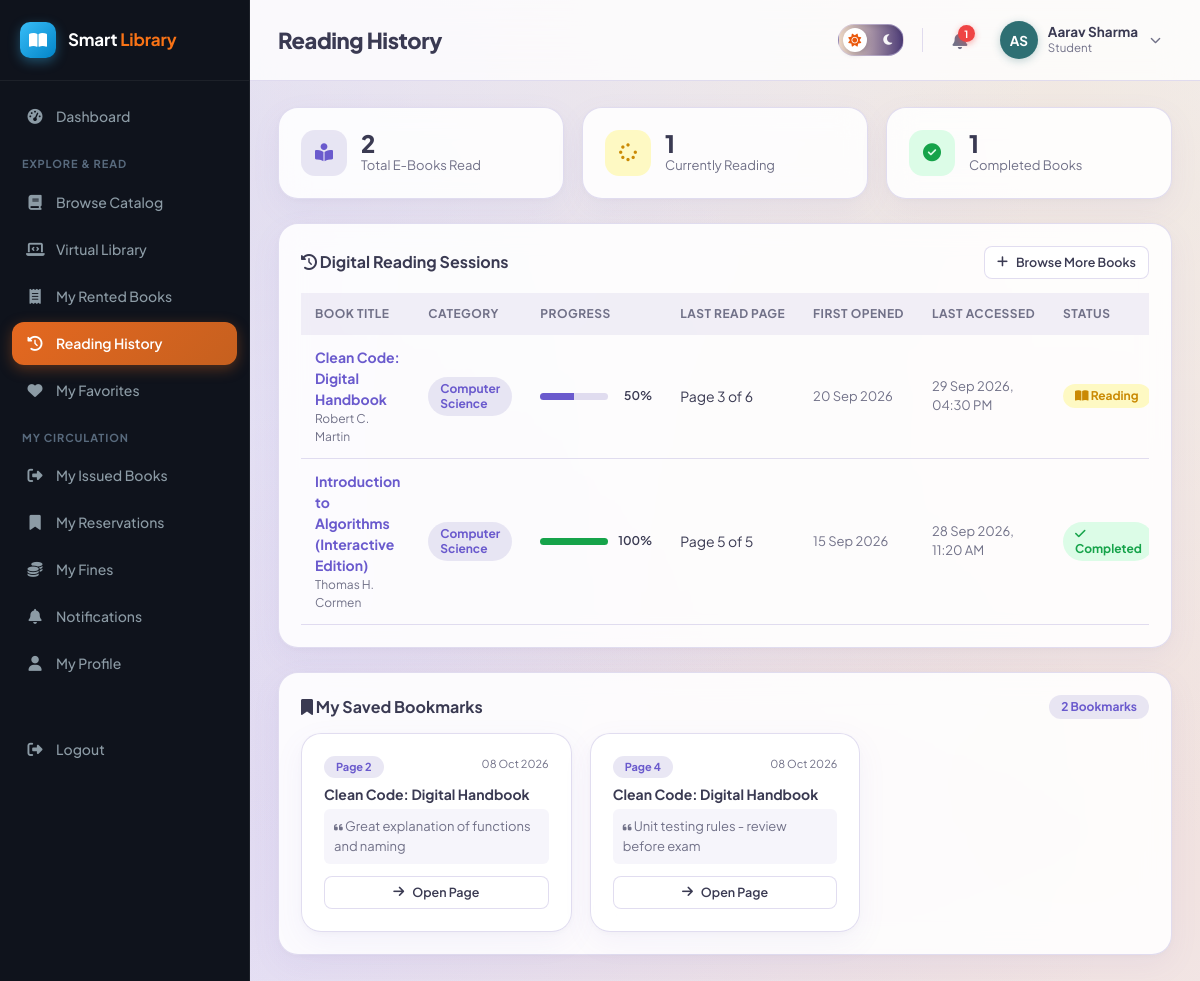
Page /student/reading-history.php (signed in) on the committed database.
### tables this page shows
CREATE TABLE reading_history (
    id INT AUTO_INCREMENT PRIMARY KEY,
    student_id INT NOT NULL,
    digital_book_id INT NOT NULL,
    first_accessed_at TIMESTAMP DEFAULT CURRENT_TIMESTAMP,
    last_accessed_at TIMESTAMP DEFAULT CURRENT_TIMESTAMP ON UPDATE CURRENT_TIMESTAMP,
    last_page INT NOT NULL DEFAULT 1,
    total_pages INT NOT NULL DEFAULT 1,
    progress_percent DECIMAL(5,2) NOT NULL DEFAULT 0.00,
    reading_status ENUM('reading','completed') NOT NULL DEFAULT 'reading',
    created_at TIMESTAMP DEFAULT CURRENT_TIMESTAMP,
    updated_at TIMESTAMP DEFAULT CURRENT_TIMESTAMP ON UPDATE CURRENT_TIMESTAMP,
    UNIQUE KEY uniq_stu_dbook (student_id, digital_book_id),
    FOREIGN KEY (student_id) REFERENCES students(id) ON DELETE CASCADE,
    FOREIGN KEY (digital_book_id) REFERENCES digital_books(id) ON DELETE CASCADE,
    INDEX idx_rh_stu (student_id),
    INDEX idx_rh_book (digital_book_id)
);

CREATE TABLE digital_books (
    id INT AUTO_INCREMENT PRIMARY KEY,
    book_id INT NULL,
    title VARCHAR(200) NOT NULL,
    author_id INT NULL,
    author_name VARCHAR(150) NULL,
    category_id INT NULL,
    publisher_id INT NULL,
    isbn VARCHAR(30) NULL,
    ia_id VARCHAR(100) NULL,
    publication_year INT NULL,
    edition VARCHAR(30) DEFAULT '1st',
    language VARCHAR(40) DEFAULT 'English',
    pages INT DEFAULT 10,
    description TEXT NULL,
    cover_image VARCHAR(255) NULL,
    file_path VARCHAR(255) NOT NULL,
    file_format VARCHAR(20) NOT NULL DEFAULT 'PDF',
    file_size_kb INT DEFAULT 0,
    access_type ENUM('free','restricted','open_access') NOT NULL DEFAULT 'free',
    license_info VARCHAR(255) DEFAULT 'Open Educational Resource / Demonstration',
    view_count INT NOT NULL DEFAULT 0,
    read_count INT NOT NULL DEFAULT 0,
    status ENUM('active','inactive') NOT NULL DEFAULT 'active',
    created_at TIMESTAMP DEFAULT CURRENT_TIMESTAMP,
    updated_at TIMESTAMP DEFAULT CURRENT_TIMESTAMP ON UPDATE CURRENT_TIMESTAMP,
    FOREIGN KEY (book_id) REFERENCES books(id) ON DELETE SET NULL,
    FOREIGN KEY (author_id) REFERENCES authors(id) ON DELETE SET NULL,
    FOREIGN KEY (category_id) REFERENCES categories(id) ON DELETE SET NULL,
    FOREIGN KEY (publisher_id) REFERENCES publishers(id) ON DELETE SET NULL,
    INDEX idx_dtitle (title),
    INDEX idx_dcat (category_id),
    INDEX idx_dauthor (author_id),
    INDEX idx_dstatus (status),
    INDEX idx_disbn (isbn),
    INDEX idx_dia (ia_id)
);

CREATE TABLE categories (
    id INT AUTO_INCREMENT PRIMARY KEY,
    name VARCHAR(100) NOT NULL UNIQUE,
    description VARCHAR(255) DEFAULT NULL
);

CREATE TABLE bookmarks (
    id INT AUTO_INCREMENT PRIMARY KEY,
    student_id INT NOT NULL,
    digital_book_id INT NOT NULL,
    page_number INT NOT NULL DEFAULT 1,
    note VARCHAR(255) NULL,
    created_at TIMESTAMP DEFAULT CURRENT_TIMESTAMP,
    FOREIGN KEY (student_id) REFERENCES students(id) ON DELETE CASCADE,
    FOREIGN KEY (digital_book_id) REFERENCES digital_books(id) ON DELETE CASCADE,
    INDEX idx_bm_stubook (student_id, digital_book_id)
);

### includes/functions.php (called while the page is built, shortened)
<?php
function e($value) {
    return htmlspecialchars($value ?? '', ENT_QUOTES, 'UTF-8');
}
function fmtDate($date) {
    return date('d M Y', strtotime($date));
}

### student/reading-history.php (the view, shortened to what this page needs)
<?php
require_once __DIR__ . '/../includes/functions.php';
require_once __DIR__ . '/../includes/auth-check.php';
$stu = $pdo->prepare("SELECT id FROM students WHERE user_id = ?");
$stu->execute([$_SESSION['user_id']]);
$studentId = (int)$stu->fetchColumn();
$stmt = $pdo->prepare("
    SELECT rh.*, db.title, db.pages, db.language, db.cover_image, db.access_type,
           c.name AS category_name, COALESCE(a.name, db.author_name) AS author_name
    FROM reading_history rh
    JOIN digital_books db ON db.id = rh.digital_book_id
    LEFT JOIN categories c ON c.id = db.category_id
    LEFT JOIN authors a ON a.id = db.author_id
    WHERE rh.student_id = ?
    ORDER BY rh.last_accessed_at DESC
");
$stmt->execute([$studentId]);
$history = $stmt->fetchAll();
$bmStmt = $pdo->prepare("
    SELECT b.*, db.title AS book_title, c.name AS category_name
    FROM bookmarks b
    JOIN digital_books db ON db.id = b.digital_book_id
    LEFT JOIN categories c ON c.id = db.category_id
    WHERE b.student_id = ?
    ORDER BY b.created_at DESC
");
$bmStmt->execute([$studentId]);
$allBookmarks = $bmStmt->fetchAll();
$totalBooksRead = count($history);
$completedBooks = count(array_filter($history, fn($h) => $h['reading_status'] === 'completed' || (float)$h['progress_percent'] >= 99.0));
$inProgressBooks = $totalBooksRead - $completedBooks;
include __DIR__ . '/../includes/header.php';
?>
<div class="grid grid-3" style="margin-bottom:24px;">
    <div class="card stat-card">
        <div class="icon blue"><i class="fa-solid fa-book-open-reader"></i></div>
        <div>
            <div class="num"><?= $totalBooksRead ?></div>
            <div class="label">Total E-Books Read</div>
        </div>
    </div>
    <div class="card stat-card">
        <div class="icon yellow"><i class="fa-solid fa-spinner"></i></div>
        <div>
            <div class="num"><?= $inProgressBooks ?></div>
            <div class="label">Currently Reading</div>
        </div>
    </div>
    <div class="card stat-card">
        <div class="icon green"><i class="fa-solid fa-circle-check"></i></div>
        <div>
            <div class="num"><?= $completedBooks ?></div>
            <div class="label">Completed Books</div>
        </div>
    </div>
</div>
<div class="card" style="margin-bottom:24px;">
    <div class="flex justify-between items-center" style="margin-bottom:14px;">
        <h3 style="margin:0;"><i class="fa-solid fa-clock-rotate-left text-primary"></i> Digital Reading Sessions</h3>
        <a href="virtual-library.php" class="btn btn-sm btn-outline"><i class="fa-solid fa-plus"></i> Browse More Books</a>
    </div>
    <?php if (empty($history)): ?>
        <div class="empty-state" style="padding:40px 20px;">
            <i class="fa-solid fa-book-open" style="font-size:36px; margin-bottom:10px;"></i>
            <h4>No reading history yet</h4>
            <p class="text-muted">Start reading books in the Virtual Library to track your reading journey and progress.</p>
            <a href="virtual-library.php" class="btn btn-primary">Go to Virtual Library</a>
        </div>
    <?php else: ?>
        <div class="table-wrap">
            <table class="data-table">
                <thead>
                    <tr>
                        <th>Book Title</th>
                        <th>Category</th>
                        <th>Progress</th>
                        <th>Last Read Page</th>
                        <th>First Opened</th>
                        <th>Last Accessed</th>
                        <th>Status</th>
                    </tr>
                </thead>
                <tbody>
                    <?php foreach ($history as $r):
                        $pct = (float)$r['progress_percent'];
                        $isDone = ($r['reading_status'] === 'completed' || $pct >= 99);
                    ?>
                        <tr>
                            <td>
                                <strong><a href="read-book.php?id=<?= $r['digital_book_id'] ?>"><?= e($r['title']) ?></a></strong>
                                <div class="text-muted" style="font-size:12px;"><?= e($r['author_name']) ?></div>
                            </td>
                            <td><span class="badge badge-blue"><?= e($r['category_name'] ?: 'General') ?></span></td>
                            <td style="min-width:140px;">
                                <div class="flex items-center gap-2">
                                    <div style="flex:1; background:var(--border); border-radius:10px; height:7px; overflow:hidden;">
                                        <div style="background:<?= $isDone ? 'var(--success)' : 'var(--primary)' ?>; width:<?= min(100, $pct) ?>%; height:100%;"></div>
                                    </div>
                                    <span style="font-size:12px; font-weight:600; width:36px; text-align:right;"><?= round($pct) ?>%</span>
                                </div>
                            </td>
                            <td>Page <?= (int)$r['last_page'] ?> of <?= (int)$r['total_pages'] ?></td>
                            <td class="text-muted" style="font-size:13px;"><?= fmtDate($r['first_accessed_at']) ?></td>
                            <td class="text-muted" style="font-size:13px;"><?= date('d M Y, h:i A', strtotime($r['last_accessed_at'])) ?></td>
                            <td>
                                <?php if ($isDone): ?>
                                    <span class="badge badge-green"><i class="fa-solid fa-check"></i> Completed</span>
                                <?php else: ?>
                                    <span class="badge badge-yellow"><i class="fa-solid fa-book-open"></i> Reading</span>
                                <?php endif; ?>
                            </td>
                        </tr>
                    <?php endforeach; ?>
                </tbody>
            </table>
        </div>
    <?php endif; ?>
</div>
<div class="card">
    <div class="flex justify-between items-center" style="margin-bottom:14px;">
        <h3 style="margin:0;"><i class="fa-solid fa-bookmark text-primary"></i> My Saved Bookmarks</h3>
        <span class="badge badge-blue"><?= count($allBookmarks) ?> Bookmarks</span>
    </div>
    <?php if (empty($allBookmarks)): ?>
        <div class="empty-state" style="padding:30px 20px;">
            <i class="fa-regular fa-bookmark" style="font-size:32px; margin-bottom:8px;"></i>
            <p class="text-muted" style="margin:0;">No bookmarks saved yet. While reading any digital book, click the bookmark icon to save key pages and notes.</p>
        </div>
    <?php else: ?>
        <div class="grid grid-3">
            <?php foreach ($allBookmarks as $bm): ?>
                <div class="card" style="border:1px solid var(--border); display:flex; flex-direction:column; justify-content:space-between; margin-bottom:0;">
                    <div>
                        <div class="flex justify-between items-start" style="margin-bottom:6px;">
                            <span class="badge badge-blue" style="font-size:11px;">Page <?= (int)$bm['page_number'] ?></span>
                            <span class="text-muted" style="font-size:11px;"><?= fmtDate($bm['created_at']) ?></span>
                        </div>
                        <strong style="font-size:14px; display:block; margin-bottom:4px;"><?= e($bm['book_title']) ?></strong>
                        <p class="text-muted" style="font-size:13px; margin:0 0 12px 0; background:var(--gray-light); padding:8px 10px; border-radius:6px;">
                            <i class="fa-solid fa-quote-left text-muted" style="font-size:10px;"></i> <?= e($bm['note'] ?: 'Bookmark on Page ' . $bm['page_number']) ?>
                        </p>
                    </div>
                    <div class="flex gap-2">
                        <a href="read-book.php?id=<?= $bm['digital_book_id'] ?>#page=<?= $bm['page_number'] ?>" class="btn btn-sm btn-outline" style="flex:1; justify-content:center;">
                            <i class="fa-solid fa-arrow-right"></i> Open Page
                        </a>
                    </div>
                </div>
            <?php endforeach; ?>
        </div>
    <?php endif; ?>
</div>
<?php include __DIR__ . '/../includes/footer.php'; ?>

### assets/css/style.css (style rules this page uses)
:root { --primary: #6A5ACD; --primary-dark: #5A3B8C; --primary-mid: #8B7CC7; --primary-light: rgba(201, 194, 227, 0.4); --lavender: #C9C2E3; --accent-orange: #C6601F; --accent-orange-hover: #d96b27; --accent-teal: #2E6F73; --accent-teal-light: rgba(46, 111, 115, 0.16); --accent-sand: #EADCC8; --accent-sand-light: rgba(234, 220, 200, 0.5); --success: #16a34a; --success-light: #dcfce7; --warning: #ca8a04; --warning-light: #fef9c3; --danger: #dc2626; --danger-light: #fee2e2; --text: #3A3A52; --text-muted: #717188; --bg: #F7F5FC; --white: #ffffff; --card-bg: rgba(255, 255, 255, 0.88); --card-border: rgba(201, 194, 227, 0.55); --border: rgba(201, 194, 227, 0.55); --gray-light: #f6f5fb; --gray: #88889d; --sidebar-w: 250px; --radius: 20px; --pill-radius: 999px; --shadow: 0 10px 30px rgba(123, 109, 216, 0.07), 0 2px 8px rgba(46, 43, 43, 0.03); }
* { box-sizing: border-box; }
body { margin: 0; font-family: 'Plus Jakarta Sans', system-ui, -apple-system, BlinkMacSystemFont, Roboto, sans-serif; background-color: var(--bg); background-image: radial-gradient(at 10% 15%, rgba(201, 194, 227, 0.45) 0px, transparent 60%), radial-gradient(at 88% 12%, rgba(234, 220, 200, 0.5) 0px, transparent 60%), radial-gradient(at 90% 85%, rgba(198, 96, 31, 0.14) 0px, transparent 65%), radial-gradient(at 15% 85%, rgba(121, 106, 220, 0.18) 0px, transparent 65%); background-attachment: fixed; color: var(--text); font-size: 15px; line-height: 1.5; -webkit-font-smoothing: antialiased; }
a { color: var(--primary); text-decoration: none; transition: color 0.15s ease; }
.grid { display: grid; gap: 18px; }
.grid-3 { grid-template-columns: repeat(3, 1fr); }
.card { background: var(--card-bg); border: 1px solid var(--card-border); border-radius: var(--radius); box-shadow: var(--shadow); padding: 22px; backdrop-filter: blur(14px); -webkit-backdrop-filter: blur(14px); transition: transform 0.2s ease, box-shadow 0.2s ease; }
.card h3 { margin: 0 0 14px; font-size: 16px; font-weight: 700; color: var(--text); }
.stat-card { display: flex; align-items: center; gap: 14px; }
.stat-card .icon { width: 46px; height: 46px; border-radius: 14px; display: flex; align-items: center; justify-content: center; font-size: 18px; flex-shrink: 0; }
.stat-card .icon.blue { background: var(--primary-light); color: var(--primary); }
.stat-card .icon.green { background: var(--success-light); color: var(--success); }
.stat-card .icon.yellow { background: var(--warning-light); color: var(--warning); }
.stat-card .num { font-size: 24px; font-weight: 800; line-height: 1.1; color: var(--text); }
.stat-card .label { font-size: 13px; color: var(--text-muted); }
.btn { display: inline-flex; align-items: center; gap: 8px; padding: 9px 18px; border-radius: 12px; border: 1px solid transparent; font-size: 14px; font-weight: 600; cursor: pointer; text-decoration: none; font-family: inherit; transition: all 0.18s ease; }
.btn-outline { background: var(--card-bg); border-color: var(--border); color: var(--text); }
.btn-sm { padding: 6px 12px; font-size: 12.5px; border-radius: 8px; }
.table-wrap { overflow-x: auto; }
table.data-table { width: 100%; border-collapse: collapse; font-size: 14px; }
.data-table th { text-align: left; padding: 12px 14px; background: rgba(201, 194, 227, 0.25); font-weight: 700; font-size: 12px; text-transform: uppercase; letter-spacing: 0.04em; color: var(--text-muted); white-space: nowrap; }
.data-table td { padding: 12px 14px; border-bottom: 1px solid var(--border); vertical-align: middle; }
.badge { padding: 4px 12px; border-radius: 999px; font-size: 12px; font-weight: 700; display: inline-block; line-height: 1.3; }
.badge-green { background: var(--success-light); color: var(--success); }
.badge-blue { background: var(--primary-light); color: var(--primary); }
.badge-yellow { background: var(--warning-light); color: var(--warning); }
.text-muted { color: var(--text-muted); }
.flex { display: flex; }
.gap-2 { gap: 8px; }
.items-center { align-items: center; }
.justify-between { justify-content: space-between; }

### rows in the picture
reading_history: digital_book.title "Clean Code: Digital Handbook", author_name "Robert C. Martin", categories.name "Computer Science", progress_percent "50", last_page "3", total_pages "6", first_accessed_at "20 Sep 2026", last_accessed_at "29 Sep 2026, 04:30 PM", reading_status "reading" (drawn)
reading_history: digital_book.title "Introduction to Algorithms (Interactive Edition)", author_name "Thomas H. Cormen", categories.name "Computer Science", progress_percent "100", last_page "5", total_pages "5", first_accessed_at "15 Sep 2026", last_accessed_at "28 Sep 2026, 11:20 AM", reading_status "completed" (drawn)
bookmarks: page_number "2", created_at "08 Oct 2026", digital_book.title "Clean Code: Digital Handbook", note "Great explanation of functions and naming"
bookmarks: page_number "4", created_at "08 Oct 2026", digital_book.title "Clean Code: Digital Handbook", note "Unit testing rules - review before exam"

### other values in the picture
$label "Dashboard"
$item['_section'] "EXPLORE & READ"
$label "Browse Catalog"
$label "Virtual Library"
$label "My Rented Books"
$label "Reading History"
$label "My Favorites"
$item['_section'] "MY CIRCULATION"
$label "My Issued Books"
$label "My Reservations"
$label "My Fines"
$label "Notifications"
$label "My Profile"
$pageTitle "Reading History"
$displayBadge "1"
